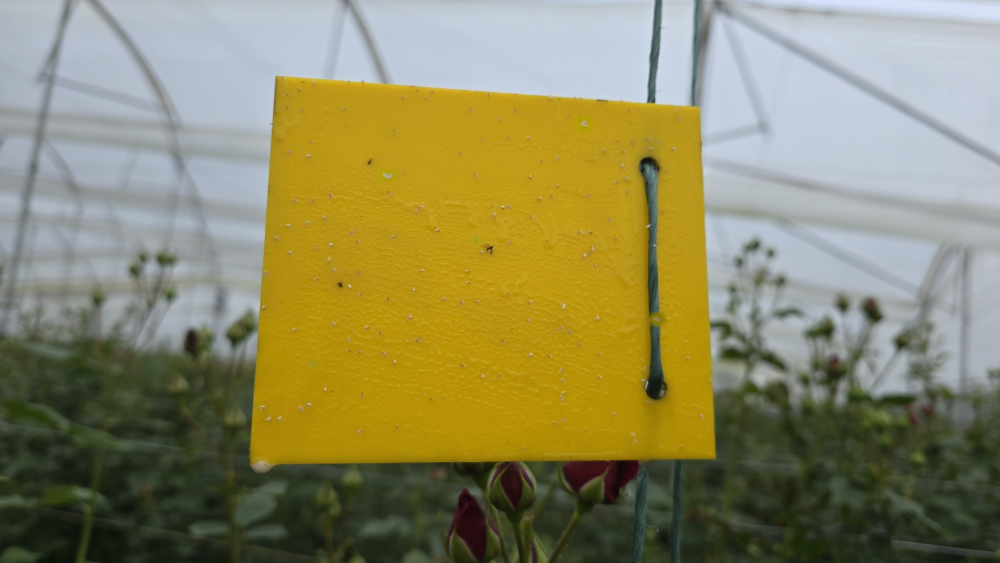
#> input picture Propio_copypaste/images/propio_2003_jpg.rf.uMMxyHCMaJhfLV20zEbP_cp1.jpg, 4000 x 2252 px (shown at 1/4 size)
$ python -i kfold_cv_v2.py   (imports and definitions only)
#> lines starting #> are read from the running program, lines starting #| are printed output that depends on the picture; after the words box and inside, x2 and y2 are one past the last pixel; in counts of white or black regions, pixels touching at a corner belong together
#> further down, picture is the input picture: PIL image 4000x2252 RGB; mean R, G, B 140.6, 136.1, 96.3
"""
Etapa 19b: repite el 5-fold CV (Etapa 18) pero con las etiquetas propias corregidas
(2026-08-21, correccion via Roboflow de ~11 imagenes masivamente sub-etiquetadas que el
primer k-fold destapo). Misma estructura de folds (misma semilla=42, mismos 5 grupos de 12
imagenes) para poder comparar fold-por-fold contra el resultado viejo:
  fold1=0.5606 fold2=0.5494 fold3=0.3927 fold4=0.4598 fold5=0.5175, media=0.4960+-0.0624

Todas las carpetas de salida llevan sufijo _v2 para no pisar el k-fold anterior (que queda
como referencia historica del "antes" de la correccion de etiquetas).
"""

import glob
import json
import os
import random
import shutil
import xml.etree.ElementTree as ET

import cv2
import numpy as np
from PIL import Image, ImageDraw, ImageFilter
from ultralytics import YOLO

RAIZ = r"C:\Users\jchag\Documents\TESIS"
DIR_MD121_IMG = rf"{RAIZ}\md121\images"
DIR_MD121_ANN = rf"{RAIZ}\md121\annotations"
DIR_PROPIO_IMG = rf"{RAIZ}\Propio\Tesis.voc\imagess"
DIR_PROPIO_ANN = rf"{RAIZ}\Propio\Tesis.voc\annotations"

CLASES = ["WF"]
N_FOLDS = 5
SEMILLA = 42
MAX_DIM_DATASET = 1920
IMGSZ = 1280
EPOCAS = 100
BATCH = 4
PACIENCIA = 20
IOU_EVAL = 0.45

VARIANTES_POR_IMAGEN = 3
MOSCAS_POR_VARIANTE_MIN = 3
MOSCAS_POR_VARIANTE_MAX = 8
PADDING_RECORTE = 0.15
MAX_INTENTOS_UBICACION = 30
SOLAPAMIENTO_MAX = 0.05


# [133 lines left out: functions parsear_voc, caja_a_yolo, cargar_muestras, construir_dataset_yolo, sobremuestrear_propio, cargar_recortes_publico and 2 more, not called in this run]


def detectar_area_trampa(imagen_pil):
    arr = cv2.cvtColor(np.array(imagen_pil), cv2.COLOR_RGB2BGR)
    hsv = cv2.cvtColor(arr, cv2.COLOR_BGR2HSV)
#> hsv: shape (2252, 4000, 3); mean H, S, V 62, 104.6, 150.2
    mascara = cv2.inRange(hsv, np.array([15, 80, 80]), np.array([32, 255, 255]))
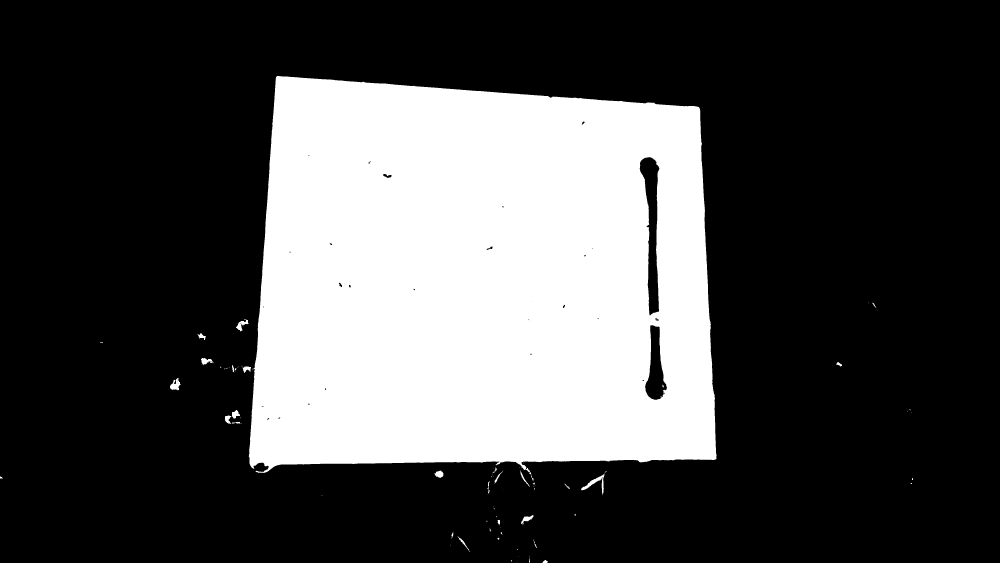
#> mascara: shape (2252, 4000) (shown at 1/4 size); 29% white; 107 white regions (69 under 20 px), largest, box (x1, y1, x2, y2) and area: (995, 304, 2867, 1902) 2605131, (2324, 1895, 2419, 1981) 1703, (680, 1512, 724, 1561) 1162
    mascara = cv2.morphologyEx(mascara, cv2.MORPH_CLOSE, np.ones((15, 15), np.uint8))
#> mascara: shape (2252, 4000); 29.1% white; 55 white regions (25 under 20 px)
    contornos, _ = cv2.findContours(mascara, cv2.RETR_EXTERNAL, cv2.CHAIN_APPROX_SIMPLE)
#> contornos = 55 contours, 30 with area under 20; largest, box (x1, y1, x2, y2) and area: (954, 304, 2867, 1960) 2645483, (2324, 1885, 2427, 1981) 1676, (899, 1640, 968, 1695) 1414, (680, 1512, 724, 1561) 1206, (944, 1278, 994, 1326) 994
    if not contornos:
        return None
    cnt = max(contornos, key=cv2.contourArea)
#> cnt = contour of 1254 points, box (x1, y1, x2, y2) (954, 304, 2867, 1960), area 2645483
    if cv2.contourArea(cnt) < (imagen_pil.width * imagen_pil.height * 0.05):
        return None
    x, y, w, h = cv2.boundingRect(cnt)
#> x = 954; y = 304; w = 1913; h = 1656
    margen = int(min(w, h) * 0.04)
#> margen = 66
    return [x + margen, y + margen, x + w - margen, y + h - margen]


# [115 lines left out: functions area_desde_cajas, encontrar_ubicacion, ajustar_brillo, generar_variante, escribir_voc_xml, generar_copy_paste_fold and 1 more, not called in this run]


# [104 lines not run here, left out]

>>> from PIL import Image
>>> picture = Image.open('Propio_copypaste/images/propio_2003_jpg.rf.uMMxyHCMaJhfLV20zEbP_cp1.jpg')
>>> result = detectar_area_trampa(picture)
#> result = [1020, 370, 2801, 1894]

$ run again, on Propio_copypaste/images/propio_2008_jpg.rf.SrAFl0UkXCSx5fs7Gqwg_cp0.jpg
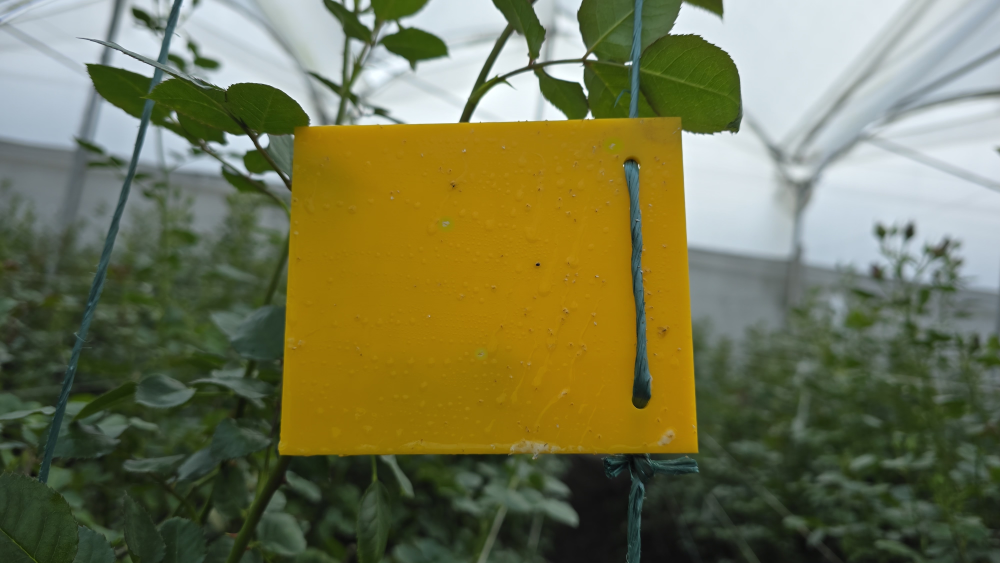
#> input picture Propio_copypaste/images/propio_2008_jpg.rf.SrAFl0UkXCSx5fs7Gqwg_cp0.jpg, 4000 x 2252 px (shown at 1/4 size)
#> picture is the input picture: PIL image 4000x2252 RGB; mean R, G, B 115.4, 116.5, 80.2
#> hsv: shape (2252, 4000, 3); mean H, S, V 57.7, 109.1, 127.2
#> in detectar_area_trampa, `mascara = cv2.inRange(hsv, np.array([15, 80, 80]), np.array([32, 255, ..`:
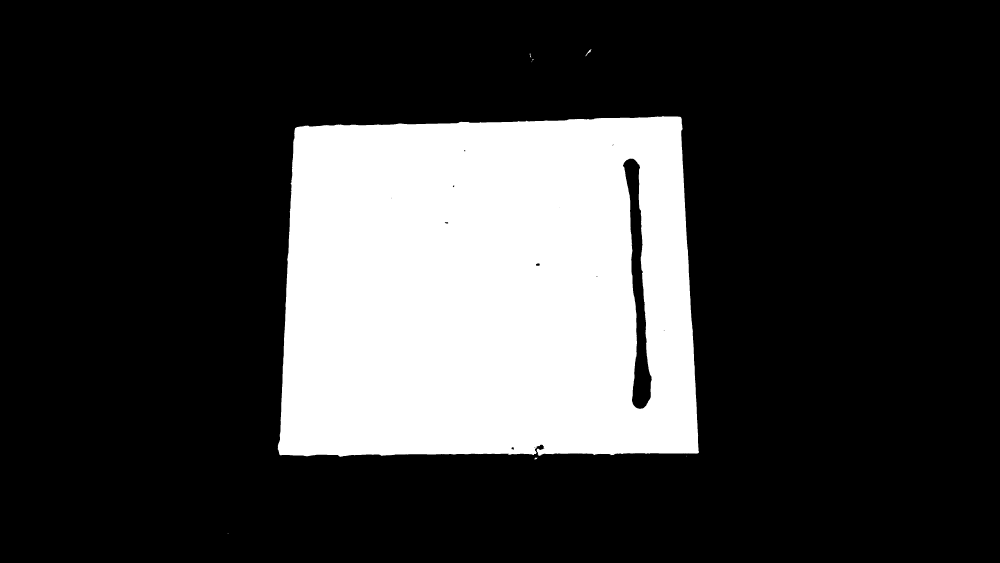
#> mascara: shape (2252, 4000) (shown at 1/4 size); 23.3% white; 9 white regions (5 under 20 px), largest, box (x1, y1, x2, y2) and area: (1111, 465, 2796, 1827) 2098733, (2340, 196, 2366, 225) 141, (2137, 1829, 2151, 1838) 58, (2119, 214, 2125, 230) 44
#> contornos = 5 contours, 1 with area under 20; largest, box (x1, y1, x2, y2) and area: (1111, 465, 2796, 1838) 2142388, (2340, 196, 2366, 225) 107, (2125, 236, 2135, 249) 30, (2119, 214, 2125, 230) 28
#> cnt = contour of 769 points, box (x1, y1, x2, y2) (1111, 465, 2796, 1838), area 2142388
#> x = 1111; y = 465; w = 1685; h = 1373
#> margen = 54
#> result = [1165, 519, 2742, 1784]
